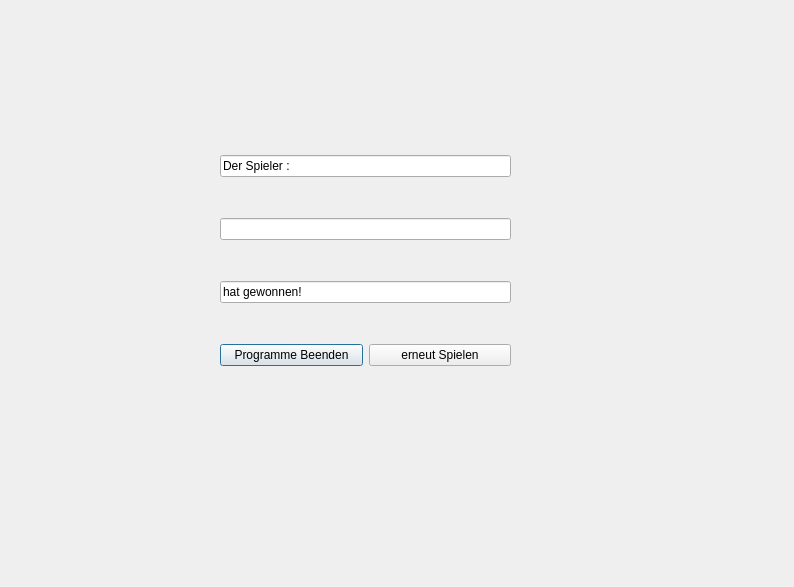
<?xml version="1.0" encoding="UTF-8"?>
<ui version="4.0">
 <class>Dialog</class>
 <widget class="QDialog" name="Dialog">
  <property name="geometry">
   <rect>
    <x>0</x>
    <y>0</y>
    <width>794</width>
    <height>587</height>
   </rect>
  </property>
  <property name="windowTitle">
   <string>Dialog</string>
  </property>
  <widget class="QWidget" name="">
   <property name="geometry">
    <rect>
     <x>220</x>
     <y>120</y>
     <width>291</width>
     <height>281</height>
    </rect>
   </property>
   <layout class="QVBoxLayout" name="verticalLayout">
    <item>
     <widget class="QLineEdit" name="lineEdit">
      <property name="text">
       <string>Der Spieler :</string>
      </property>
     </widget>
    </item>
    <item>
     <widget class="QLineEdit" name="lineEdit_2"/>
    </item>
    <item>
     <widget class="QLineEdit" name="lineEdit_3">
      <property name="text">
       <string>hat gewonnen!</string>
      </property>
     </widget>
    </item>
    <item>
     <layout class="QHBoxLayout" name="horizontalLayout">
      <item>
       <widget class="QPushButton" name="pushButton_2">
        <property name="text">
         <string>Programme Beenden</string>
        </property>
       </widget>
      </item>
      <item>
       <widget class="QPushButton" name="pushButton">
        <property name="text">
         <string>erneut Spielen</string>
        </property>
       </widget>
      </item>
     </layout>
    </item>
   </layout>
  </widget>
 </widget>
 <resources/>
 <connections/>
</ui>
